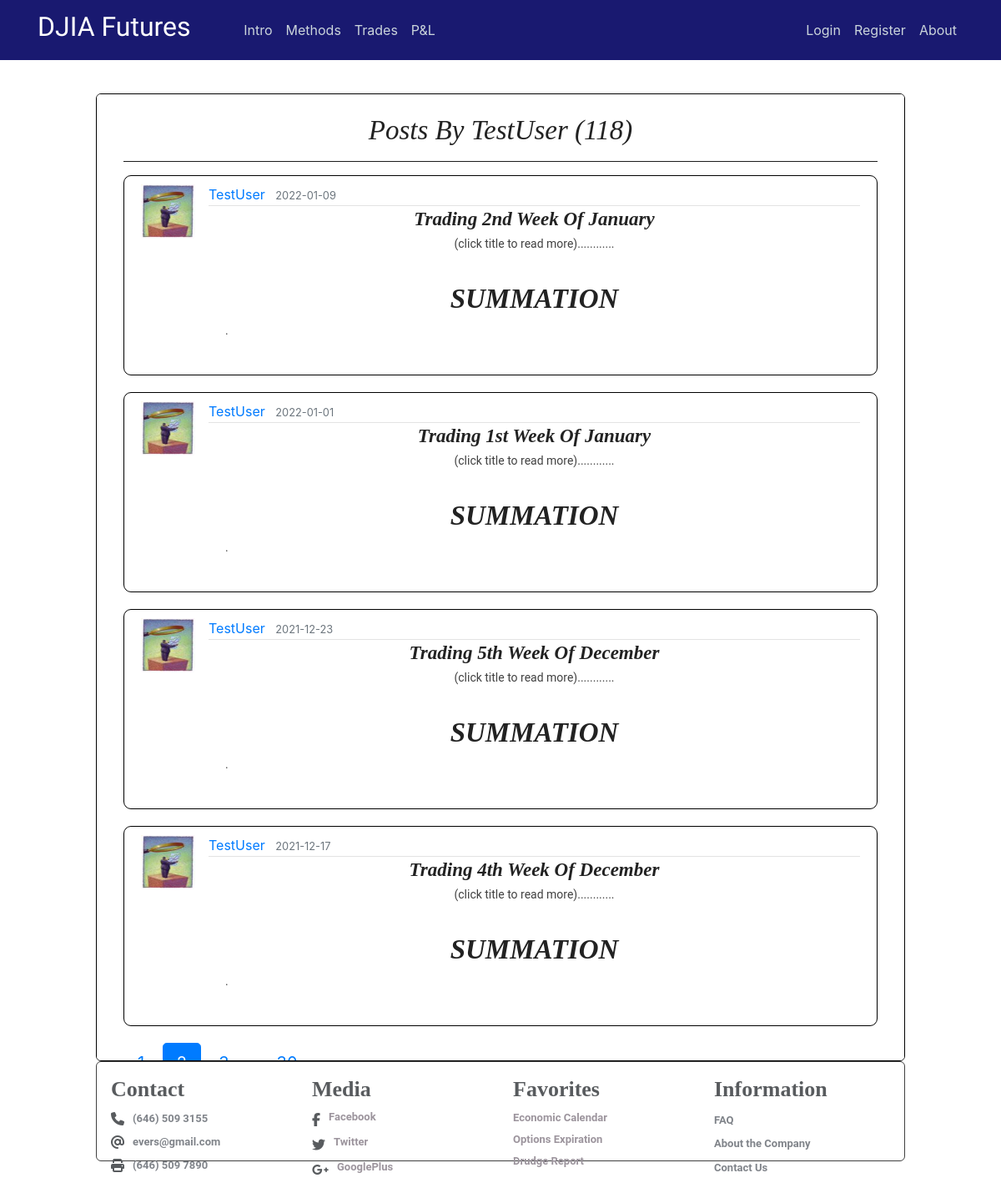
The app's page /user/TestUser?page=2 with its own data.
### flaskblog/models.py (models this page shows, shortened)
class User(db.Model, UserMixin):
    id = db.Column(db.Integer, primary_key=True)
    username = db.Column(db.String(20), unique=True, nullable=False)
    email = db.Column(db.String(120), unique=True, nullable=False)
    image_file = db.Column(db.String(20), nullable=False, default='default.jpg')
    password = db.Column(db.String(60), nullable=False)
    posts = db.relationship('Post', backref='author', lazy=True)

class Post(db.Model):
    id = db.Column(db.Integer, primary_key=True)
    title = db.Column(db.String(100), nullable=False)
    date_posted = db.Column(db.DateTime, nullable=False, default=datetime.utcnow)
    content = db.Column(db.Text, nullable=False)
    user_id = db.Column(db.Integer, db.ForeignKey('user.id'), nullable=False)
    teaser_title = db.Column(db.Text, nullable=True)
    teaser_details = db.Column(db.Text, nullable=True)
    teaser_caption = db.Column(db.Text, nullable=True)
    teaser_img = db.Column(db.Text, nullable=True)
    teaser_content = db.Column(db.Text, nullable=True)
    teaser_wkid = db.Column(db.Text, nullable=True)

### flaskblog/users/routes.py (the view)
@users.route("/user/<string:username>")
def user_posts(username):
    page = request.args.get('page', 1, type=int)
    user = User.query.filter_by(username=username).first_or_404()
    posts = Post.query.filter_by(author=user)\
        .order_by(Post.date_posted.desc())\
        .paginate(page=page, per_page=4)
    return render_template('user_posts.html', posts=posts, user=user)

### flaskblog/templates/user_posts.html
{% extends "layout.html" %}
{% block content %}
<div class="intro-page" style="height: 77vh;overflow: auto;">
  <div class="intro-inner-div" style="height:auto;background-color:white;border-radius:5px;">
    <center><br><h1 class="hero-header">Posts by {{ user.username }} ({{ posts.total }})</h1><hr></center>
    {% for post in posts.items %}
        <article class="media content-section" style="max-height:280px;">
          <img class="article-img" src="{{ url_for('static', filename='profile_pics/' + post.author.image_file) }}">
          <div class="media-body">
            <div class="article-metadata">
              <a class="mr-2" href="{{ url_for('users.user_posts', username=post.author.username) }}">{{ post.author.username }}</a>
              <small class="text-muted">{{ post.date_posted.strftime('%Y-%m-%d') }}</small>
            </div>
            <center><a href="{{ url_for('posts.post', post_id=post.id) }}"><h3 class="hero-header"><b>{{ post.title }}</b></h3></a>
            <p class="teaser-content" >(click title to read more)............</p></center>
            <p class="teaser-content" ><div style="overflow:hidden;max-height:120px;">
              {{ post.content|safe }}
            </p>
        </article>
    {% endfor %}
    {% for page_num in posts.iter_pages(left_edge=1, right_edge=1, left_current=1, right_current=2) %}
      {% if page_num %}
        {% if posts.page == page_num %}
          <a class="btn btn-primary btn-lg mb-8" href="{{ url_for('users.user_posts', username=user.username, page=page_num) }}">{{ page_num }}</a>
        {% else %}
          <a class="btn btn-primary-info btn-lg mb-8" href="{{ url_for('users.user_posts', username=user.username, page=page_num) }}">{{ page_num }}</a>
        {% endif %}
      {% else %}
        ...
      {% endif %}
    {% endfor %}
  </div>
</div>
{% endblock content %}

### flaskblog/templates/layout.html (shortened to what this page needs)
<!DOCTYPE html>
<html>
    <head>
      <link rel="stylesheet" href="https://maxcdn.bootstrapcdn.com/bootstrap/4.0.0/css/bootstrap.min.css">
      <link rel="stylesheet" type="text/css" href="{{ url_for('static', filename='main.css') }}">
      <link rel="stylesheet" type="text/css" href="{{ url_for('static', filename='study.css') }}">
      <link rel="stylesheet" type="text/css" href="{{ url_for('static', filename='modal.css') }}">
    </head>
    <body class="_backdrop">
    <div class="grid">
    <header class="site-header">
          <nav class="navbar navbar-expand-md navbar-dark bg-steel fixed-top">
              <div class="container">
                <a class="navbar-brand mr-2" href="/"><h2><span style="font-family:Lobster Two">DJIA Futures &nbsp &nbsp &nbsp</span></h2></a>
                <div class="collapse navbar-collapse" id="navbarToggle">
                  <div class="navbar-nav mr-auto">
                    <a class="nav-item nav-link" href="{{ url_for('main.intro') }}">Intro</a>
                    <a class="nav-item nav-link" href="{{ url_for('main.methods') }}">Methods</a>
                    <a class="nav-item nav-link" href="{{ url_for('main.trades') }}">Trades</a>
                    <a class="nav-item nav-link" href="{{ url_for('main.pnl') }}">P&L</a>
                  </div>
                  <div class="navbar-nav">
                    {% if current_user.is_authenticated and current_user.username == "GuestUser" %}
                      <a class="nav-item nav-link" href="{{ url_for('users.login') }}">Members Login</a>
                      <a class="nav-item nav-link" href="{{ url_for('users.logout') }}">Logout</a>
                      <a class="nav-item nav-link" href="{{ url_for('main.about') }}">About</a>
                    {% else %}
                      {% if current_user.is_authenticated %}
                        <a class="nav-item nav-link" href="{{ url_for('posts.new_post') }}">New Post</a>
                        <a class="nav-item nav-link" href="{{ url_for('users.account') }}">Account</a>
                        <a class="nav-item nav-link" href="{{ url_for('users.logout') }}">Logout</a>
                        <a class="nav-item nav-link" href="{{ url_for('main.about') }}">About</a>
                      {% else %}
                        <a class="nav-item nav-link" href="{{ url_for('users.login') }}">Login</a>
                        <a class="nav-item nav-link" href="{{ url_for('users.register') }}">Register</a>
                        <a class="nav-item nav-link" href="{{ url_for('main.about') }}">About</a>
                      {% endif %}
                    {% endif %}
                  </div>
                </div>
              </div>
          </nav>
    </header>
    <main role="main" class="container-fluid site-header-border-adjust col-md-10">
      <div>
        {% block content %}{% endblock %}
      </div>
    </main>
      <div style="padding-bottom: 15px;">
      <footer class="container-fluid col-md-10" style="line-height:24px;">
          <div class="footenote-page">
            <div class="footenote-inner-div">
                <div class="container-fluid col-xs-12">
                  <div class="subgrid location">
                    <div class="row">
                      <div class="col-xs-12 custom-400-col-xs-6 col-md-3 col-xl-3">
                        <h6 class="footer-info"><b>Contact</b></h6>
                        <div class="container-fluid footer-info"><span class="glyph footer-align"><i class="fas fa-phone"></i></i></span>
                          <p class="paragraph footer-contact"><span class="contact-link">(646) 509 3155</span>
                          </p>
                        </div>
                        <div class="container-fluid footer-info"><span class="glyph footer-align"><i class="fas fa-at"></i></i></span>
                          <p class="paragraph footer-contact"><span class="contact-link">evers@gmail.com</span>
                          </p>
                        </div>
                        <div class="container-fluid footer-info"><span class="glyph footer-align"><i class="fas fa-print"></i></i></span>
                          <p class="paragraph footer-contact"><span class="contact-link">(646) 509 7890</span>
                          </p>
                        </div>
                      </div>
                      <div class="col-xs-12 custom-400-col-xs-6 col-md-3 col-xl-3">
                        <h6 class="footer-info"><b>Media</b></h6>
                          <div class="container-fluid footer-info"><span class="glyph footer-align"><i class="fab fa-facebook-f"></i></i></span>
                            <a class="link-text footer-content" href="https://www.facebook.com/">Facebook</a>
                          </div>
                          <div class="container-fluid footer-info"><span class="glyph footer-align"><i class="fab fa-twitter"></i></i></span>
                            <a class="link-text footer-content" href="https://twitter.com/">Twitter</a>
                          </div>
                          <div class="container-fluid footer-info"><span class="glyph footer-align"><i class="fab fa-google-plus-g"></i></i></span>
                            <a class="link-text footer-content" href="">GooglePlus</a>
                          </div>
                      </div>
                      <div class="col-xs-12 custom-400-col-xs-6 col-md-3 col-xl-3">
                        <h6 class="footer-info"><b>Favorites</b></h6>
                          <ul class="unorder-list footer-info">
                            <li class="list-item footer-info"><a class="link-text footer-content" href="https://us.econoday.com/byweek.asp?cust=us" target="_blank">Economic Calendar</a></li>
                            <li class="list-item footer-info"><a class="link-text footer-content" href="https://www.theocc.com/about/publications/expiration-calendar.jsp" target="_blank">Options Expiration</a></li>
                            <li class="list-item footer-info"><a class="link-text footer-content" href="https://www.drudgereport.com/" target="_blank">Drudge Report</a></li>
                            <li class="list-item footer-info"><a class="link-text footer-content" href="https://www.zerohedge.com/" target="_blank">Zero Hedge</a></li>
                          </ul>
                      </div>
                      <div class="col-xs-12 custom-400-col-xs-6 col-md-3 col-xl-3">
                        <h6 class="footer-info"><b>Information</b></h6>
                          <ul class="link-list info">
                            <li class="list-item-link"><a href="#">FAQ</a>
                            </li>
                            <li class="list-item-link"><a href="#">About the Company</a>
                            </li>
                            <li class="list-item-link"><a href="#">Contact Us</a>
                            </li>
                          </ul>
                      </div>
                    </div>
                  </div>
                </div>
            </div>
          </div></footer>
      </div>
    </div>
    </body>
</html>

### flaskblog/static/main.css (style rules this page uses)
body { margin-top: 5rem; }
._backdrop { top: 0px; left: 0px; right: 0px; bottom: 0px; background-image: url(img/stocks.jpg); background-size: cover; z-index: 0; }
.adjust-doc-border-intro { padding-right: 20px; padding-left: 20px; padding-top: 20px; padding-bottom: 20px; }
.footenote-page { border: 1px solid black; border-radius: 6px; padding-right: 2px; padding-left: 2px; max-height: 120px; background-color: #fff; opacity: 0.75; }
.footenote-inner-div { height: 9vh; overflow: auto; }
.intro-page { border-radius: 6px; border: 1px solid black; background-color: white; padding-right: 12px; padding-left: 12px; }
.intro-inner-div { height: 75vh; overflow: auto; padding-right: 20px; padding-left: 20px; }
.doc-clear { clear: both; display: block; }
hr { margin-top: 1rem; margin-bottom: 1rem; border: 0; border-top: 1px solid rgba(0, 0, 0, 0.89); }
p.teaser-content { color: #414141; font-size: 14px; font-family: 'Roboto', Arial, 'Helvetica Neue', Helvetica, sans-serif; line-height: 1.5; }
.bg-steel { background-color: midnightblue; }
.site-header .navbar-nav .nav-link { color: #cbd5db; }
.site-header-border-adjust { margin-top: 7rem; }
.content-section { background: #ffffff; padding: 10px 20px; border: 1px solid #000000; border-radius: 9px; margin-bottom: 20px; }
.article-img { height: 65px; width: 65px; margin-right: 16px; }
.article-metadata { padding-bottom: 1px; margin-bottom: 4px; border-bottom: 1px solid #e3e3e3 }

### flaskblog/static/modal.css (style rules this page uses)
.row:after { content: ""; display: table; clear: both; }
img { margin-bottom: -4px; }

### records on screen
User: username "TestUser"
Post: image_file (picture), author.username "TestUser", date_posted "2022-01-09", title "Trading 2nd Week Of January", content "SUMMATION ."
Post: image_file (picture), author.username "TestUser", date_posted "2022-01-01", title "Trading 1st Week Of January", content "SUMMATION ."
Post: image_file (picture), author.username "TestUser", date_posted "2021-12-23", title "Trading 5th Week Of December", content "SUMMATION ."
Post: image_file (picture), author.username "TestUser", date_posted "2021-12-17", title "Trading 4th Week Of December", content "SUMMATION ."

### other values on screen
{{ posts.total }} "118"
